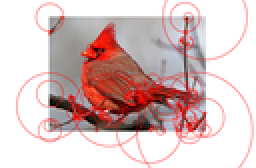
%> input picture CS 1674/gol6-hw3/vis1.png, 128 x 84 px, shrunk from 449 x 293 before the run (shown 2 times larger)
$ octave --eval "result = extract_keypoints('vis1.png');"   (GNU Octave 9; MATLAB toolbox functions it lacks are replaced by stand-ins)
%> lines starting %> are read from the running program, lines starting %| are printed output that depends on the picture
% In this problem, you will implement feature extraction using the Harris corner detector, as discussed in class. Use the following signature: function [x, y, scores, Ih, Iv] = extract_keypoints(image);
%
% Input:
% image is a color image of class uint8 which you should convert to grayscale and double in your function.
% Outputs:
% Each of x,y is an nx1 vector that denotes the x and y locations, respectively, of each of the n detected keypoints, i.e. points that (1) have "cornerness" R scores greater than a threshold, and (2) who survive the non-maximum suppression. Keep in mind that x denotes the horizontal direction, hence columns of the image, and y denotes the vertical direction, hence rows, counting from the top-left of the image.
% scores is an nx1 vector that contains the R score for each detected keypoint.
% Ih,Iv are matrices with the same number of rows and columns as your input image, and store the gradients in the x (horizontal) and y (vertical) directions at each pixel. We'll use these outputs for the next assignment.
function [x, y, scores, Ih, Iv] = extract_keypoints(image)
%> called with image = 'vis1.png'
    % [10 pts] Let's do some preprocessing. First, set some parameters at the beginning of
    % your function: set the value of k (from the "Harris Detector: Algorithm" slide) to 0.05,
    % and use a window size of 5. Second, read in the image, and convert it to grayscale.
    % Compute the horizontal image gradient Ih and the vertical image gradient Iv
    % (use imfilter and Matlab will pad the image automatically around the border).
    % Finally, initialize a matrix R of the same size as the image that will store the
    % "cornerness" scores for each pixel.
    k = 0.05;
    w = 5;
    img = imread(image);
%> img is the input picture: size 84x128x3 uint8; mean R, G, B 217.8, 194.3, 193.4
    img = rgb2gray(img);
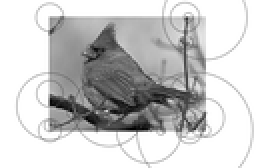
%> img: size 84x128 uint8 (shown 2 times larger); min 0, max 255, mean 201.2
    g = [1 0 -1; 2 0 -2; 1 0 -1];

    Ih = imfilter(im2double(img), g);
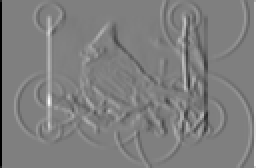
%> Ih: size 84x128 double (shown 2 times larger); min -4, max 4, mean 7.29e-06; drawn with min black and max white
    Iv = imfilter(im2double(img), g');
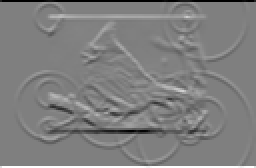
%> Iv: size 84x128 double (shown 2 times larger); min -4, max 4, mean 8.75e-06; drawn with min black and max white
    Iv2 = Iv.^2;
    Ih2 = Ih.^2;
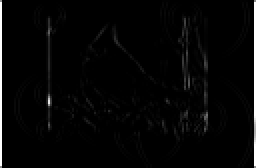
%> Ih2: size 84x128 double (shown 2 times larger); min 0, max 16, mean 0.386; drawn with min black and max white
    IhIv = Ih.*Iv;
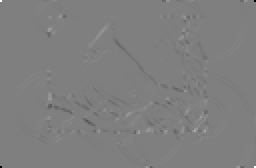
%> IhIv: size 84x128 double (shown 2 times larger); min -9, max 9, mean -0.0129; drawn with min black and max white


    R = zeros(size(img));

%    [15 pts] Use a double loop to compute the cornerness score R(i, j) at each pixel
%    i, j. This score depends on a 2x2 matrix M computed for each pixel, as shown in
%    the slides. This matrix relies on all neighbors of i, j that are less than
%    half_window_size away from it. Thus, the matrix M for a given pixel is a
%    summation of window_size^2 matrices, each of size 2x2. Each of the 2x2 entries
%    is the product of gradient image values at a particular pixel.
%    After computing M, use the formula from class to compute the R(i, j)
%    score for that pixel. If a pixel does not have enough neighbors
%    (i.e. pixels on the border of the image), set its R score to -Inf.
%    You can directly call the det and trace functions.
    has_all_neighbors = true;
    for i = 1:size(R,1)
        for j = 1:size(R,2)
            M = zeros(2, 2);
            for x = i-1:i+1
                for y = j-1:j+1
                    x_bnd_check = (x > 0 && x <= size(R,1));
                    y_bnd_check = (y > 0 && y <= size(R,2));
                    if (x_bnd_check && y_bnd_check)
                        M(1, 1) = M(1, 1) + Ih2(x, y);
                        M(1, 2) = M(1, 2) + IhIv(x, y);
                        M(2, 1) = M(2, 1) + IhIv(x, y);
                        M(2, 2) = M(2, 2) + Iv2(x, y);
                        has_all_neighbors = true;
                    else
                        has_all_neighbors = false;
                    end
                end

            end
            if(has_all_neighbors == true)
                R(i, j) = det(M) - k.*(trace(M).^2);
            else
                R(i, j) = -inf;
            end
        end
    end
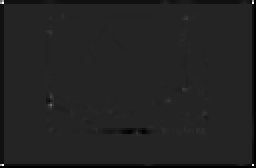
%> R: size 84x128 double (shown 2 times larger); 1.96% of the values are NaN or infinite; the others: min -209.7, max 1263.8, mean -5.41; drawn with min black, max white, NaN and infinite black
%> after the loop, M = [25 9; 9 25]; has_all_neighbors = false

    % [5 pts] After computing all R(i, j) scores, it is time to threshold them in order to
    % find which pixels correspond to keypoints. You can set the threshold for the "cornerness"
    % score R however you like; for example, you can set it to 5 times the average R score.
    % Alternatively, you can simply output the top n keypoints or the
    % top 1% highest-scoring keypoints.
    threshold = 5 * mean2(R);
%> threshold = -Inf
    candidate_keypoints = {};

    for i=1:size(R, 1)
        for j=1:size(R,2)
            if R(i, j) > threshold
                candidate_keypoints = [candidate_keypoints, [i, j]];
            end
        end
    end
%> after the loop, candidate_keypoints = 10541 items

%     [10 pts] Perform non-maximum suppression by removing those keypoints whose R score
%     is not larger than all of their 8 neighbors; if a keypoint does not have 8 neighbors,
%     remove it. The scores/x/y that you output should correspond to the final set of
%     keypoints, after non-max suppression. then set the keypoint scores and coordinates
%     at those indices to [].
    scores = []; x = []; y = []; min_among_neighbors = true;
    for k = 1:size(candidate_keypoints,2)
        horizontal_lb = candidate_keypoints{k}(1)-1;
        horizontal_ub = candidate_keypoints{k}(1)+1;
        for i = horizontal_lb:horizontal_ub
            vertical_lb = candidate_keypoints{k}(2)-1;
            vertical_ub = candidate_keypoints{k}(2)+1;
            for j = vertical_lb:vertical_ub
                at_corner = (i == candidate_keypoints{k}(1) && j == candidate_keypoints{k}(2));
                in_xbounds = (i < 1 || i > size(R,1));
                in_ybounds = (j < 1 || j > size(R,2));
                if (at_corner == false && (in_xbounds || in_ybounds))
                    min_among_neighbors = false;
                elseif  (at_corner == false && ((R(candidate_keypoints{k}(1), candidate_keypoints{k}(2)) <= R(i, j))))
                    min_among_neighbors = false;
                end
            end
        end
        if min_among_neighbors == true
            scores = [scores  R(candidate_keypoints{k}(1), candidate_keypoints{k}(2))];
            x = [x candidate_keypoints{k}(2)];
            y = [y candidate_keypoints{k}(1)];
        end
        min_among_neighbors = true;
    end
%> after the loop, scores = 313 values, max 1263.8 at index 313, min -0.561 at index 276, mean 24.72; x = 313 values, max 127 at index 3, min 2 at index 1, mean 65.82; y = 313 values from 2 to 83

    % [10 pts] Perform non-maximum suppression by removing those
    % keypoints whose R score is not larger than all of their 8
    % neighbors; if a keypoint does not have 8 neighbors, remove
    % it. The scores/x/y that you output should correspond to the final
    % set of keypoints, after non-max suppression. Tip: Don't remove
    % indices while looping over pixels; instead keep a vector of
    % indices you want to remove, then set the keypoints at those
    % indices to [].

    % inBounds = true;
    % for i = 1:size(candidate_keypoints,1)
    %     for j = 1:size(candidate_keypoints,2)

    %     count = 0;
    %     for j = 1:size(candidate_keypoints,2)
    %          fprintf("count: %d\n", count);
    %         check_x = (i - 1) > 1 && (i+1) < size(candidate_keypoints, 1);
    %         check_y = (j - 1) > 1 && (j+1) < size(candidate_keypoints, 2);
    %         if(check_x && check_y)
    %             fprintf("here!!\n");
    %             check_x1 = candidate_keypoints(i-1,j) > candidate_keypoints(i,j);
    %             check_x2 = candidate_keypoints(i+1,j) > candidate_keypoints(i,j);
    %             check_y1 = candidate_keypoints(i,j-1) > candidate_keypoints(i,j);
    %             check_y2 = candidate_keypoints(i,j+1) > candidate_keypoints(i,j);
    %             check_x1y1 = candidate_keypoints(i-1,j-1) > candidate_keypoints(i,j);
    %             check_x1y2 = candidate_keypoints(i-1,j+1) > candidate_keypoints(i,j);
    %             check_x2y1 = candidate_keypoints(i+1,j-1) > candidate_keypoints(i,j);
    %             check_x2y2 = candidate_keypoints(i+1,j+1) > candidate_keypoints(i,j);
    %
    %             if(check_x1 && check_x2 && check_y1 && check_y2 && check_x1y1 && check_x1y2 && check_x2y1 && check_x2y2)
    %                 count = count + 1;
    %             elseif(check_x1 && check_x2 && check_y1 && check_y2 && check_x1y1 && check_x1y2 && check_x2y1 && check_x2y2 && count == 9)
    %                 scores = [scores, candidate_keypoints(i,j)]
    %                 x = [x, i];
    %                 y = [y,j];
    %             else
    %             end
    %         end
    %     end
    % end

%     [10 pts] Show your detected keypoints on three images.
%     You can use any images from the past assignments, or you can use any images you want.
%     For each image, display the image and visualize the keypoints you have detected on it,
%     for example by drawing a circle for each keypoint. Use the scores variable and make
%     keypoints with higher scores correspond to larger circles, e.g. plot(x(i), y(i),
%     'ro', 'MarkerSize', scores(i) / 1000000000); (You don't have to divide by this value
%     exactly.) Name your visualizations vis1.png, vis2.png, vis3.png. Here is a sample of
%     keypoints that you might get on an image of a cardinal.
%     Note that there's no "perfect" solution: visually check if the keypoints make sense.
%     If the circles do not scale nicely with the image, try resizing the image window
%     (e.g., change the figure window size). This change the image size but not the
%     circle sizes. Once you find a sweatspot, you can save the current figure with
%     (saveas(gcf, 'filename.png')).
    figure; imshow(image);
    hold on;
    for i = 1:size(x, 2)
        plot(x(i), y(i), 'ro', 'MarkerSize', abs(scores(i)/5));
    end
%> `result = extract_keypoints('vis1.png');`:
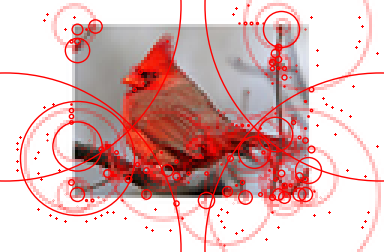
%> figure redrawn from the program's plot data; shown 3 times larger
%> `result = extract_keypoints('vis1.png');`: result has the same summary as x in extract_keypoints
    hold off;

$ run again, on CS 1674/gol6-hw3/vis3.png
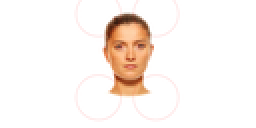
%> input picture CS 1674/gol6-hw3/vis3.png, 128 x 64 px, shrunk from 1920 x 963 before the run (shown 2 times larger)
%> in extract_keypoints, img is the input picture: size 64x128x3 uint8; mean R, G, B 250.4, 243.5, 239.1
%> img: size 64x128 uint8
%> after the loop in extract_keypoints, `for i = 1:size(R,1)`:
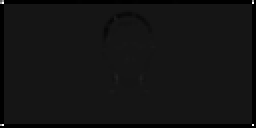
%> R: size 64x128 double (shown 2 times larger); 2.33% of the values are NaN or infinite; the others: min -115.3, max 1263.8, mean -7.28; drawn with min black, max white, NaN and infinite black
%> after the loop in extract_keypoints, `for i = 1:size(R,1)`: M = [25 9; 9 25]; has_all_neighbors = false
%> threshold = -Inf
%> after the loop in extract_keypoints, `for i=1:size(R, 1)`: candidate_keypoints = 8001 items
%> after the loop in extract_keypoints, `for k = 1:size(candidate_keypoints,2)`: scores = 102 values, max 1263.8 at index 1, min -2.01 at index 67, mean 52.85; x = 102 values, max 127 at index 2, min 2 at index 1, mean 65.4; y = 102 values from 2 to 63
%> the loop in extract_keypoints, `for i = 1:size(x, 2)` made 102 passes
%> `result = extract_keypoints('vis1.png');`:
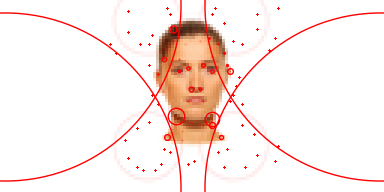
%> figure redrawn from the program's plot data; shown 3 times larger
%> result has the same summary as x in extract_keypoints
